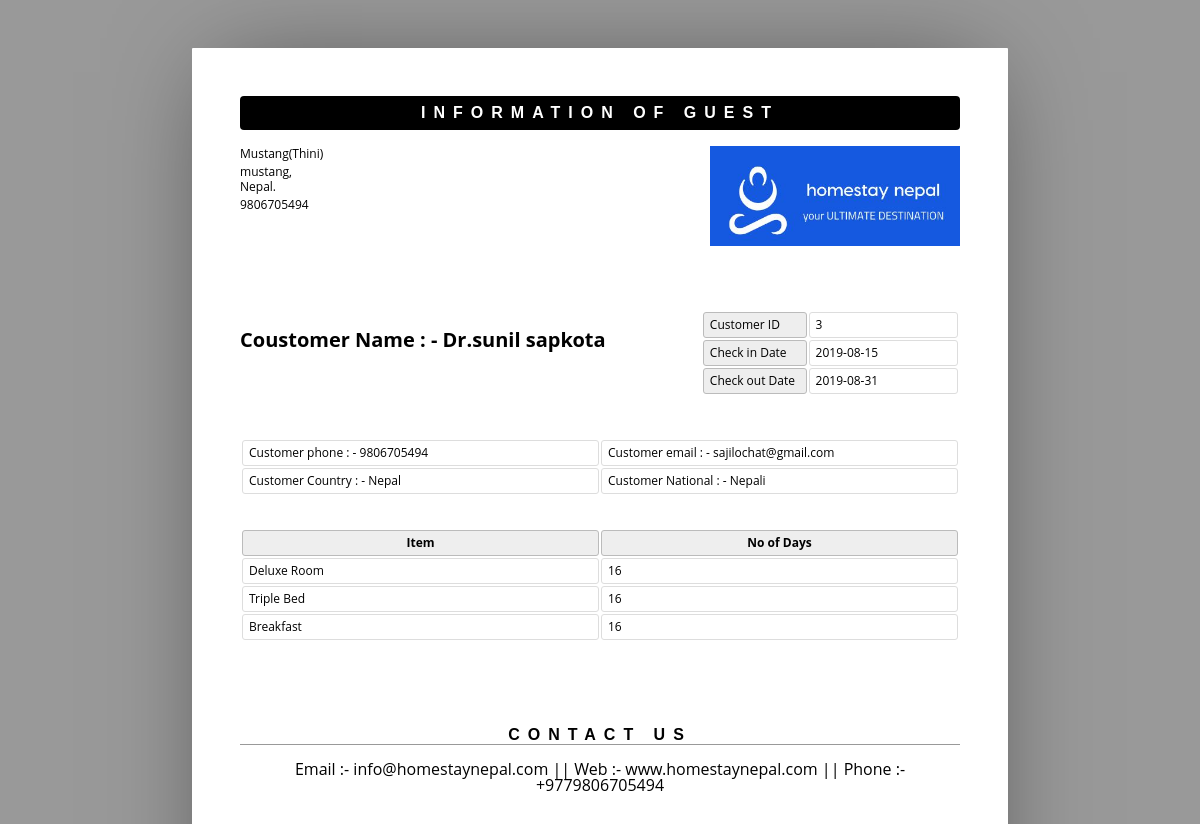
Screenshot of /homestay/admin/show.php?sid=3 (signed in) with the database file from the repository.
### tables this page shows
CREATE TABLE `homestay_info` (
  `id` int(10) UNSIGNED NOT NULL,
  `title` varchar(190) NOT NULL,
  `tags` varchar(40) NOT NULL,
  `owner_name` varchar(65) NOT NULL,
  `icon` varchar(65) NOT NULL,
  `content` longtext NOT NULL,
  `photo` varchar(50) NOT NULL,
  `location` text NOT NULL,
  `posted` varchar(40) NOT NULL,
  `date` timestamp NULL DEFAULT CURRENT_TIMESTAMP,
  `address` varchar(40) NOT NULL,
  `meals` text NOT NULL,
  `video_link` text NOT NULL,
  `rules` text NOT NULL,
  `Features` text NOT NULL
);

CREATE TABLE `user` (
  `id` int(11) NOT NULL,
  `full_name` varchar(65) NOT NULL,
  `email` varchar(65) NOT NULL,
  `username` varchar(65) NOT NULL,
  `password` varchar(65) NOT NULL,
  `phone` bigint(15) NOT NULL,
  `about` longtext NOT NULL,
  `pic` varchar(65) NOT NULL,
  `homestay_id` int(11) NOT NULL,
  `aproval` varchar(65) NOT NULL,
  `c_date` timestamp NOT NULL DEFAULT CURRENT_TIMESTAMP
);

CREATE TABLE `roombook` (
  `id` int(10) UNSIGNED NOT NULL,
  `Title` varchar(5) DEFAULT NULL,
  `FName` text,
  `LName` text,
  `Email` varchar(50) DEFAULT NULL,
  `National` varchar(30) DEFAULT NULL,
  `Country` varchar(30) DEFAULT NULL,
  `Phone` text,
  `TRoom` varchar(20) DEFAULT NULL,
  `Bed` varchar(10) DEFAULT NULL,
  `NRoom` varchar(2) DEFAULT NULL,
  `Meal` varchar(15) DEFAULT NULL,
  `cin` date DEFAULT NULL,
  `cout` date DEFAULT NULL,
  `stat` varchar(15) DEFAULT NULL,
  `nodays` int(11) DEFAULT NULL,
  `homestay_id` int(11) NOT NULL,
  `voucher_pic` varchar(65) NOT NULL
);

### homestay/admin/show.php (the view, shortened to what this page needs)
<?php
include_once ('db.php');
require_once 'lib/fetch_data.php';
$h_id=gethomestayid();
?> <html>
	<head>
	</head>
	<body>
	<?php
	include ('db.php');
	$pid = $_GET['sid'];
	$sql ="select * from roombook where id = '$pid' ";
	$re = mysqli_query($con,$sql);
	while($row=mysqli_fetch_array($re))
	{
		$id = $row['id'];
		$title =  $row['Title'];
		$Fname = $row['FName'];
		$lname = $row['LName'];
		$email = $row['Email'];
		$National = $row['National'];
		$country = $row['Country'];
		$phone = $row['Phone'];
		$room_type = $row['TRoom'];
		$Bed_type = $row['Bed'];
		$meal_type = $row['Meal'];
		$cin_date = $row['cin'];
		$cout_date = $row['cout'];
		$nodays = $row['nodays'];
	}
	?>
		<header>
			<h1>Information of Guest</h1>
			<address >
				<p> <?php  gettitle($h_id); ?></p>
				<p> <?php  getaddress($h_id); ?>,<br>Nepal.</p>
				<p><?php  getphonenum($h_id); ?></p>
			</address>
			<span><img alt="" src="assets/img/homestay_logo.png" width="250px"></span>
		</header>
		<article>
			<address >
				<p><br></p>
				<p>Coustomer Name  : -  <?php echo $title.$Fname." ".$lname;?><br></p>
			</address>
			<table class="meta">
				<tr>
					<th><span >Customer ID</span></th>
					<td><span ><?php echo $id; ?></span></td>
				</tr>
				<tr>
					<th><span >Check in Date</span></th>
					<td><span ><?php echo $cin_date; ?> </span></td>
				</tr>
				<tr>
					<th><span >Check out Date</span></th>
					<td><span ><?php echo $cout_date; ?> </span></td>
				</tr>
			</table>
			<table >
					<tr>
						<td>Customer phone : -  <?php echo $phone; ?> </td>
						<td>Customer email : -  <?php echo $email; ?> </td>
					</tr>
					<tr>
						<td>Customer Country : -  <?php echo $country; ?> </td>
						<td>Customer National : -  <?php echo $National; ?> </td>
					</tr>
				</table>
				<br>
				<br>
			<table class="inventory">
				<thead>
					<tr>
						<th><span >Item</span></th>
						<th><span >No of Days</span></th>
					</tr>
				</thead>
				<tbody>
					<tr>
						<td><span ><?php echo $room_type; ?></span></td>
						<td><span ><?php echo $nodays; ?> </span></td>
					</tr>
					<tr>
						<td><span ><?php echo $Bed_type; ?>  Bed </span></td>
						<td><span ><?php echo $nodays; ?></span></td>
					</tr>
					<tr>
						<td><span ><?php echo $meal_type; ?>  </span></td>
						<td><span ><?php echo $nodays; ?></span></td>
					</tr>
				</tbody>
			</table>
		</article>
		<aside>
			<h1><span >Contact us</span></h1>
			<div >
				<p align="center">Email :- info@homestaynepal.com || Web :- www.homestaynepal.com || Phone :- +9779806705494 </p>
			</div>
		</aside>
	</body>
</html>

### homestay/admin/lib/fetch_data.php (shortened to what this page needs)
<?php
function gethomestayid(){
	require("../db.php");
	$owner=$_SESSION['user'];
	$sql="SELECT * FROM homestay_info where owner_name='$owner';";
	if ($result=mysqli_query($con,$sql))
	{
		$rowcount=mysqli_num_rows($result);
		if ($rowcount==0) {
			echo 'No homestay information found!!';
		}else{
		foreach ($result as $id) {
			return $id['id'];
		}}
	}
}
function getaddress($id){
  include('db.php');
  $sql="SELECT address FROM homestay_info where id = $id ";
  if ($result=mysqli_query($con,$sql))
  {
    foreach ($result as $add ) {
      echo ''.$add['address'].'';
    }
  }
}
  function gettitle($id){
  include('db.php');
  $sql="SELECT Title FROM homestay_info where id = $id ";
  if ($result=mysqli_query($con,$sql))
  {
    foreach ($result as $add ) {
      echo ''.$add['Title'].'';
    }
  }
}
function getphonenum($id){
  include('db.php');
  $sql="SELECT * FROM user where homestay_id = $id";
  if ($result=mysqli_query($con,$sql))
  {
    foreach ($result as $phone ) {
      echo ''.$phone['phone'].'';
            }
          }
}

### homestay/admin/show.php (style rules this page uses)
* { border: 0; box-sizing: content-box; color: inherit; font-family: inherit; font-size: inherit; font-style: inherit; font-weight: inherit; line-height: inherit; list-style: none; margin: 0; padding: 0; text-decoration: none; vertical-align: top; }
h1 { font: bold 100% sans-serif; letter-spacing: 0.5em; text-align: center; text-transform: uppercase; }
table { font-size: 75%; table-layout: fixed; width: 100%; }
table { border-collapse: separate; border-spacing: 2px; }
th, td { border-width: 1px; padding: 0.5em; position: relative; text-align: left; }
th, td { border-radius: 0.25em; border-style: solid; }
th { background: #EEE; border-color: #BBB; }
td { border-color: #DDD; }
html { font: 16px/1 'Open Sans', sans-serif; overflow: auto; padding: 0.5in; }
html { background: #999; cursor: default; }
body { box-sizing: border-box; height: 11in; margin: 0 auto; overflow: hidden; padding: 0.5in; width: 8.5in; }
body { background: #FFF; border-radius: 1px; box-shadow: 0 0 1in -0.25in rgba(0, 0, 0, 0.5); }
header { margin: 0 0 3em; }
header:after { clear: both; content: ""; display: table; }
header h1 { background: #000; border-radius: 0.25em; color: #FFF; margin: 0 0 1em; padding: 0.5em 0; }
header address { float: left; font-size: 75%; font-style: normal; line-height: 1.25; margin: 0 1em 1em 0; }
header address p { margin: 0 0 0.25em; }
header span, header img { display: block; float: right; }
header span { margin: 0 0 1em 1em; max-height: 25%; max-width: 60%; position: relative; }
header img { max-height: 100%; max-width: 100%; }
article, article address, table.meta, table.inventory { margin: 0 0 3em; }
article:after { clear: both; content: ""; display: table; }
article address { float: left; font-size: 125%; font-weight: bold; }
table.meta, table.balance { float: right; width: 36%; }
table.meta:after, table.balance:after { clear: both; content: ""; display: table; }
table.meta th { width: 40%; }
table.meta td { width: 60%; }
table.inventory { clear: both; width: 100%; }
table.inventory th { font-weight: bold; text-align: center; }
table.inventory td:nth-child(1) { width: 26%; }
table.inventory td:nth-child(2) { width: 38%; }
aside h1 { border: none; border-width: 0 0 1px; margin: 0 0 1em; }
aside h1 { border-color: #999; border-bottom-style: solid; }

### rows the page displays
homestay_info: title "Mustang(Thini)", address "mustang"
user: phone "9806705494"
roombook: Title "Dr.", FName "sunil", LName "sapkota", cin "2019-08-15", cout "2019-08-31", Email "sajilochat@gmail.com", Country "Nepal", National "Nepali", TRoom "Deluxe Room", nodays "16", Bed "Triple", Meal "Breakfast"

### other values shown
$id "3"
$phone "9806705494"
